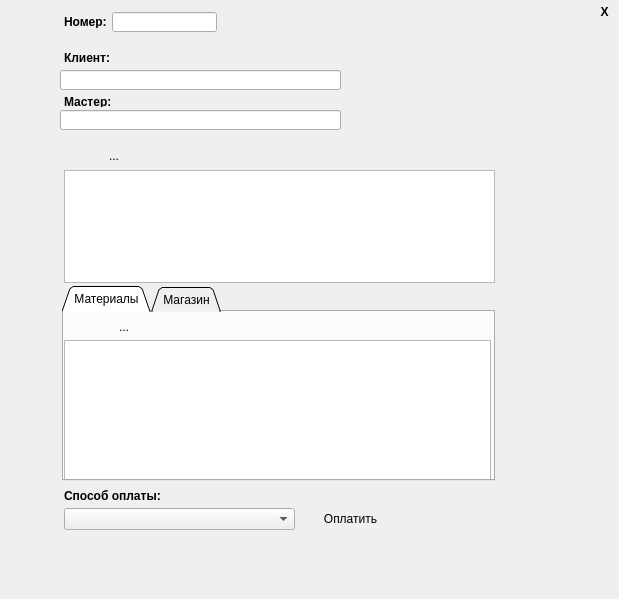
<?xml version="1.0" encoding="UTF-8"?>
<ui version="4.0">
 <class>frm_okazanie_uslug</class>
 <widget class="QFrame" name="frm_okazanie_uslug">
  <property name="geometry">
   <rect>
    <x>0</x>
    <y>0</y>
    <width>619</width>
    <height>599</height>
   </rect>
  </property>
  <property name="contextMenuPolicy">
   <enum>Qt::PreventContextMenu</enum>
  </property>
  <property name="windowTitle">
   <string>Frame</string>
  </property>
  <property name="frameShape">
   <enum>QFrame::NoFrame</enum>
  </property>
  <property name="frameShadow">
   <enum>QFrame::Plain</enum>
  </property>
  <widget class="QLineEdit" name="number">
   <property name="enabled">
    <bool>true</bool>
   </property>
   <property name="geometry">
    <rect>
     <x>112</x>
     <y>12</y>
     <width>105</width>
     <height>20</height>
    </rect>
   </property>
   <property name="font">
    <font>
     <pointsize>9</pointsize>
     <weight>75</weight>
     <bold>true</bold>
    </font>
   </property>
   <property name="readOnly">
    <bool>true</bool>
   </property>
  </widget>
  <widget class="QToolButton" name="toolButton">
   <property name="geometry">
    <rect>
     <x>592</x>
     <y>2</y>
     <width>25</width>
     <height>19</height>
    </rect>
   </property>
   <property name="font">
    <font>
     <weight>75</weight>
     <italic>false</italic>
     <bold>true</bold>
     <underline>false</underline>
     <strikeout>false</strikeout>
     <stylestrategy>PreferAntialias</stylestrategy>
    </font>
   </property>
   <property name="text">
    <string>X</string>
   </property>
   <property name="autoRaise">
    <bool>true</bool>
   </property>
  </widget>
  <widget class="QLabel" name="label_2">
   <property name="geometry">
    <rect>
     <x>64</x>
     <y>15</y>
     <width>46</width>
     <height>13</height>
    </rect>
   </property>
   <property name="font">
    <font>
     <weight>75</weight>
     <bold>true</bold>
    </font>
   </property>
   <property name="text">
    <string>Номер:</string>
   </property>
  </widget>
  <widget class="QLabel" name="label_3">
   <property name="geometry">
    <rect>
     <x>64</x>
     <y>52</y>
     <width>46</width>
     <height>11</height>
    </rect>
   </property>
   <property name="font">
    <font>
     <weight>75</weight>
     <bold>true</bold>
    </font>
   </property>
   <property name="text">
    <string>Клиент:</string>
   </property>
  </widget>
  <widget class="QLabel" name="label_4">
   <property name="geometry">
    <rect>
     <x>64</x>
     <y>96</y>
     <width>46</width>
     <height>11</height>
    </rect>
   </property>
   <property name="font">
    <font>
     <weight>75</weight>
     <bold>true</bold>
    </font>
   </property>
   <property name="text">
    <string>Мастер:</string>
   </property>
  </widget>
  <widget class="QTableView" name="USLUGI">
   <property name="geometry">
    <rect>
     <x>64</x>
     <y>170</y>
     <width>431</width>
     <height>113</height>
    </rect>
   </property>
   <attribute name="verticalHeaderVisible">
    <bool>false</bool>
   </attribute>
  </widget>
  <widget class="QWidget" name="horizontalLayoutWidget">
   <property name="geometry">
    <rect>
     <x>64</x>
     <y>144</y>
     <width>67</width>
     <height>24</height>
    </rect>
   </property>
   <layout class="QHBoxLayout" name="horizontalLayout">
    <item>
     <widget class="QToolButton" name="add_usluga">
      <property name="text">
       <string/>
      </property>
      <property name="icon">
       <iconset resource="icons.qrc">
        <normaloff>:/res/icons/7.ico</normaloff>:/res/icons/7.ico</iconset>
      </property>
      <property name="autoRaise">
       <bool>true</bool>
      </property>
     </widget>
    </item>
    <item>
     <widget class="QToolButton" name="del_usluga">
      <property name="text">
       <string>...</string>
      </property>
      <property name="icon">
       <iconset resource="icons.qrc">
        <normaloff>:/res/icons/5.ico</normaloff>:/res/icons/5.ico</iconset>
      </property>
      <property name="autoRaise">
       <bool>true</bool>
      </property>
     </widget>
    </item>
   </layout>
  </widget>
  <widget class="QComboBox" name="sposobOplati">
   <property name="enabled">
    <bool>true</bool>
   </property>
   <property name="geometry">
    <rect>
     <x>64</x>
     <y>508</y>
     <width>231</width>
     <height>22</height>
    </rect>
   </property>
  </widget>
  <widget class="QToolButton" name="but_oplatit">
   <property name="enabled">
    <bool>true</bool>
   </property>
   <property name="geometry">
    <rect>
     <x>300</x>
     <y>508</y>
     <width>101</width>
     <height>21</height>
    </rect>
   </property>
   <property name="autoFillBackground">
    <bool>false</bool>
   </property>
   <property name="text">
    <string>Оплатить</string>
   </property>
   <property name="icon">
    <iconset resource="icons.qrc">
     <normaloff>:/res/icons/27.ico</normaloff>:/res/icons/27.ico</iconset>
   </property>
   <property name="autoRepeatDelay">
    <number>303</number>
   </property>
   <property name="toolButtonStyle">
    <enum>Qt::ToolButtonTextBesideIcon</enum>
   </property>
   <property name="autoRaise">
    <bool>true</bool>
   </property>
   <property name="arrowType">
    <enum>Qt::NoArrow</enum>
   </property>
  </widget>
  <widget class="QLabel" name="label_5">
   <property name="geometry">
    <rect>
     <x>64</x>
     <y>488</y>
     <width>99</width>
     <height>16</height>
    </rect>
   </property>
   <property name="font">
    <font>
     <weight>75</weight>
     <bold>true</bold>
    </font>
   </property>
   <property name="text">
    <string>Способ оплаты:</string>
   </property>
  </widget>
  <widget class="QTabWidget" name="tabWidget">
   <property name="geometry">
    <rect>
     <x>62</x>
     <y>286</y>
     <width>433</width>
     <height>195</height>
    </rect>
   </property>
   <property name="tabPosition">
    <enum>QTabWidget::North</enum>
   </property>
   <property name="tabShape">
    <enum>QTabWidget::Triangular</enum>
   </property>
   <property name="currentIndex">
    <number>0</number>
   </property>
   <property name="elideMode">
    <enum>Qt::ElideNone</enum>
   </property>
   <widget class="QWidget" name="tab_2">
    <attribute name="title">
     <string>Материалы</string>
    </attribute>
    <widget class="QWidget" name="horizontalLayoutWidget_3">
     <property name="geometry">
      <rect>
       <x>0</x>
       <y>2</y>
       <width>81</width>
       <height>25</height>
      </rect>
     </property>
     <layout class="QHBoxLayout" name="horizontalLayout_3">
      <item>
       <widget class="QToolButton" name="add_material">
        <property name="text">
         <string/>
        </property>
        <property name="icon">
         <iconset resource="icons.qrc">
          <normaloff>:/res/icons/7.ico</normaloff>:/res/icons/7.ico</iconset>
        </property>
        <property name="autoRaise">
         <bool>true</bool>
        </property>
       </widget>
      </item>
      <item>
       <widget class="QToolButton" name="del_material">
        <property name="text">
         <string>...</string>
        </property>
        <property name="icon">
         <iconset resource="icons.qrc">
          <normaloff>:/res/icons/5.ico</normaloff>:/res/icons/5.ico</iconset>
        </property>
        <property name="autoRaise">
         <bool>true</bool>
        </property>
       </widget>
      </item>
     </layout>
    </widget>
    <widget class="QTableView" name="Materials">
     <property name="geometry">
      <rect>
       <x>0</x>
       <y>28</y>
       <width>427</width>
       <height>141</height>
      </rect>
     </property>
    </widget>
   </widget>
   <widget class="QWidget" name="tab">
    <attribute name="title">
     <string>Магазин</string>
    </attribute>
    <widget class="QWidget" name="horizontalLayoutWidget_2">
     <property name="geometry">
      <rect>
       <x>1</x>
       <y>2</y>
       <width>81</width>
       <height>25</height>
      </rect>
     </property>
     <layout class="QHBoxLayout" name="horizontalLayout_2">
      <item>
       <widget class="QToolButton" name="add_prodaja">
        <property name="text">
         <string/>
        </property>
        <property name="icon">
         <iconset resource="icons.qrc">
          <normaloff>:/res/icons/7.ico</normaloff>:/res/icons/7.ico</iconset>
        </property>
        <property name="autoRaise">
         <bool>true</bool>
        </property>
       </widget>
      </item>
      <item>
       <widget class="QToolButton" name="del_prodaja">
        <property name="text">
         <string>...</string>
        </property>
        <property name="icon">
         <iconset resource="icons.qrc">
          <normaloff>:/res/icons/5.ico</normaloff>:/res/icons/5.ico</iconset>
        </property>
        <property name="autoRaise">
         <bool>true</bool>
        </property>
       </widget>
      </item>
     </layout>
    </widget>
    <widget class="QTableView" name="prodaja">
     <property name="geometry">
      <rect>
       <x>0</x>
       <y>28</y>
       <width>427</width>
       <height>141</height>
      </rect>
     </property>
    </widget>
   </widget>
  </widget>
  <widget class="QSelLineEdit" name="Client">
   <property name="geometry">
    <rect>
     <x>60</x>
     <y>70</y>
     <width>281</width>
     <height>20</height>
    </rect>
   </property>
  </widget>
  <widget class="QSelLineEdit" name="Sotrudnik">
   <property name="geometry">
    <rect>
     <x>60</x>
     <y>110</y>
     <width>281</width>
     <height>20</height>
    </rect>
   </property>
  </widget>
 </widget>
 <customwidgets>
  <customwidget>
   <class>QSelLineEdit</class>
   <extends>QLineEdit</extends>
   <header>qsellineedit.h</header>
  </customwidget>
 </customwidgets>
 <resources>
  <include location="icons.qrc"/>
 </resources>
 <connections/>
</ui>
